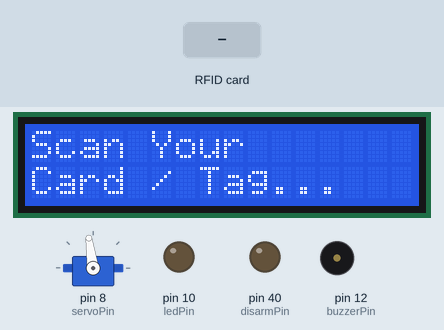
A sketch run on a simulated Arduino Mega 2560, built with avr-gcc and run on an emulated ATmega2560. On the bench: servo, 16×2 character LCD, output pins drawn as LEDs (lit = HIGH), buzzer (waves = sounding, pin HIGH). Inputs (shaded band) come from the test bench. Pins used as bus, display or sensor lines are not drawn; what the sketch prints to the serial monitor is not drawn.

Above: at 1.3 s.
1.4 s: RFID card 43 F0 D9 13 held to the reader
At 2.5 s:
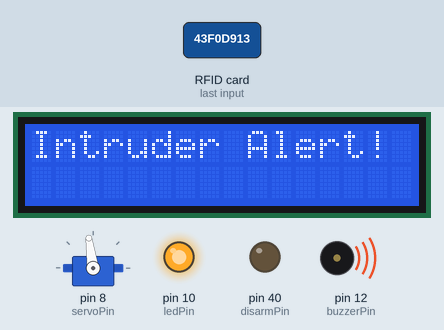
2.9 s: RFID card 53 7C F7 29 held to the reader
At 4.2 s:
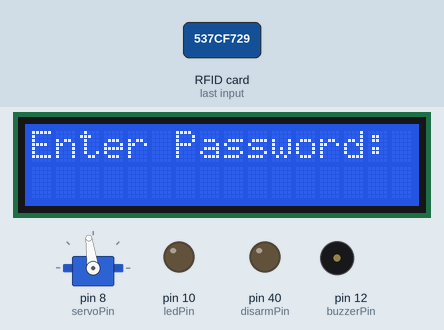
Timing chart, 0 to 5.9 s (numbered marks = the images above; inputs shaded):
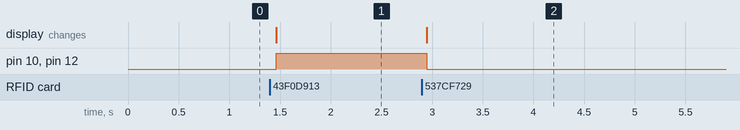

The sketch:

Arduino_MEGA.ino
```cpp
#include <LiquidCrystal_I2C.h> //the libraries
#include <Wire.h>
#include <Keypad.h>
#include <SPI.h>
#include <MFRC522.h>
#include <Servo.h>

#define Password_Length 8 //password length so when this limit is reached the code accepts the input
#define SS_PIN 53
#define RST_PIN 49

MFRC522 mfrc522(SS_PIN, RST_PIN);

Servo servo;

// Defining UIDs for card and tag
byte cardUID[] = {0x53, 0x7C, 0xF7, 0x29}; //sherien's card
byte tagUID[] = {0x43, 0xF0, 0xD9, 0x13};

const int buzzerPin = 12;
const int ledPin = 10;
const int servoPin = 8;
const int disarmPin = 40; //defining the pin for disarming the T-Beam

char Data[Password_Length];
char Master[Password_Length] = "729#53*";
byte data_count = 0;
char customKey;

const byte ROWS = 4;
const byte COLS = 4;

char hexaKeys[ROWS][COLS] = {
  {'1', '2', '3', 'A'},
  {'4', '5', '6', 'B'},
  {'7', '8', '9', 'C'},
  {'*', '0', '#', 'D'}
};

byte rowPins[ROWS] = {34, 33, 32, 31};
byte colPins[COLS] = {30, 29, 28, 27};

Keypad customKeypad = Keypad(makeKeymap(hexaKeys), rowPins, colPins, ROWS, COLS);

LiquidCrystal_I2C lcd(0x27, 16, 2);

void setup() {
  Serial.begin(9600);
  SPI.begin();
  mfrc522.PCD_Init();
  Serial.println("RFID reader initialized, ready to scan.");

  pinMode(buzzerPin, OUTPUT);
  digitalWrite(buzzerPin, LOW);
  pinMode(ledPin, OUTPUT);
  digitalWrite(ledPin, LOW);
  pinMode(disarmPin, OUTPUT); // Set pin 40 as output
  digitalWrite(disarmPin, LOW); // Start with the pin LOW
  servo.attach(servoPin);
  servo.write(98);

  lcd.init();
  lcd.backlight();

  lcd.setCursor(0, 0);
  lcd.print("Scan Your");
  lcd.setCursor(0, 1);
  lcd.print("Card / Tag...");
}

void loop() {
  if (mfrc522.PICC_IsNewCardPresent()) {
    if (mfrc522.PICC_ReadCardSerial()) {
      Serial.print("Scanned UID: ");
      for (byte i = 0; i < mfrc522.uid.size; i++) {
        Serial.print(mfrc522.uid.uidByte[i] < 0x10 ? "0" : " ");
        Serial.print(mfrc522.uid.uidByte[i], HEX);
      }
      Serial.println();

      // Check if UID matches the predefined cardUID
      if (checkUID(cardUID, mfrc522.uid.uidByte, mfrc522.uid.size)) {
        Serial.println("Card detected: Action for card UID 13 92 78 2A");
        lcd.clear();
        lcd.setCursor(0, 0);
        lcd.print("Enter Password:");
        servo.write(98);
        digitalWrite(ledPin, LOW);
        digitalWrite(buzzerPin, LOW);
        digitalWrite(disarmPin, LOW);
        enterPassword(); // Call function to handle password entry
      }
      // Check if UID matches the predefined tagUID
      else if (checkUID(tagUID, mfrc522.uid.uidByte, mfrc522.uid.size)) {
        Serial.println("Tag detected: Action for tag UID 43 F0 D9 13");
        triggerIntruderAlert();
      } else {
        Serial.println("Unknown UID detected.");
        triggerIntruderAlert();
      }

      mfrc522.PICC_HaltA(); // Halt card communication
    }
  }
}

// Function to compare two UIDs
bool checkUID(byte *knownUID, byte *scannedUID, byte size) {
  for (byte i = 0; i < size; i++) {
    if (knownUID[i] != scannedUID[i]) {
      return false; // Return false if any byte doesn't match
    }
  }
  return true; // All bytes matched
}

// Function to handle password entry
void enterPassword() {
  data_count = 0;
  clearData(); // Clear previous data
  bool passwordEntered = false;

  while (!passwordEntered) {
    customKey = customKeypad.getKey();
    if (customKey) {

      if (customKey == 'C') {
        Serial.println("Password entry canceled, returning to card scan...");
        lcd.clear();
        servo.write(98);
        scanCard();
        return;
      }

      Data[data_count] = customKey;
      lcd.setCursor(data_count, 1);
      // lcd.print(Data[data_count]); this will show the actual characters inserted for the password
      lcd.print("*");
      data_count++;

      // When password is fully entered
      if (data_count == Password_Length - 1) {
        passwordEntered = true; // Break out of the loop
        lcd.clear();

        if (!strcmp(Data, Master)) {
          lcd.print("Correct Password");
          Serial.println("Correct Password: Door Opened");
          moveServo(98,0,40); // Open door
          delay(2000);
          digitalWrite(disarmPin, HIGH); // Signal the T-Beam to disarm
          scanCard();
        } else {
          lcd.print("Incorrect");
          Serial.println("Incorrect Password");
          servo.write(0);
          delay(1000);
        }

        lcd.clear();
        lcd.setCursor(0, 0);
        lcd.print("Scan Your");
        lcd.setCursor(0, 1);
        lcd.print("Card / Tag...");
        clearData(); // Reset password buffer
      }
    }
  }
}

// Function to trigger intruder alert
void triggerIntruderAlert() {
  Serial.print("\nINTRUDER DETECTED!\n");
  lcd.clear();
  lcd.setCursor(0, 0);
  lcd.print("Intruder Alert!");
  digitalWrite(buzzerPin, HIGH);
  digitalWrite(ledPin, HIGH);
  digitalWrite(disarmPin, LOW);
  servo.write(98);
  // delay(5000);
  // digitalWrite(buzzerPin, LOW);
  // digitalWrite(ledPin, LOW);
  // lcd.clear();
  // lcd.setCursor(0, 0);
  // lcd.print("Scan Your");
  // lcd.setCursor(0, 1);
  // lcd.print("Card / Tag...");
}

// Function to clear password data
void clearData() {
  for (byte i = 0; i < Password_Length; i++) {
    Data[i] = 0;
  }
}

void scanCard(){
  lcd.setCursor(0, 0);
  lcd.print("Scan Your");
  lcd.setCursor(0, 1);
  lcd.print("Card / Tag...");
  loop();
}

void moveServo(int startAngle, int endAngle, int speedFactor) {
  if (startAngle < endAngle) {
    for (int angle = startAngle; angle <= endAngle; angle++) {
      servo.write(angle);       // Set the servo to the current angle
      delay(speedFactor);       // Delay to control speed
    }
  } else {
    for (int angle = startAngle; angle >= endAngle; angle--) {
      servo.write(angle);       // Set the servo to the current angle
      delay(speedFactor);       // Delay to control speed
    }
  }
}
```

Measured:
- after the input at 1.4 s, pin 10 (ledPin), pin 12 (buzzerPin): LOW → HIGH after 0.06 s; the display: changes after 0.06 s (image 1)
- after the input at 2.9 s, pin 10 (ledPin), pin 12 (buzzerPin): HIGH → LOW after 0.05 s; the display: changes after 0.05 s (image 2)
